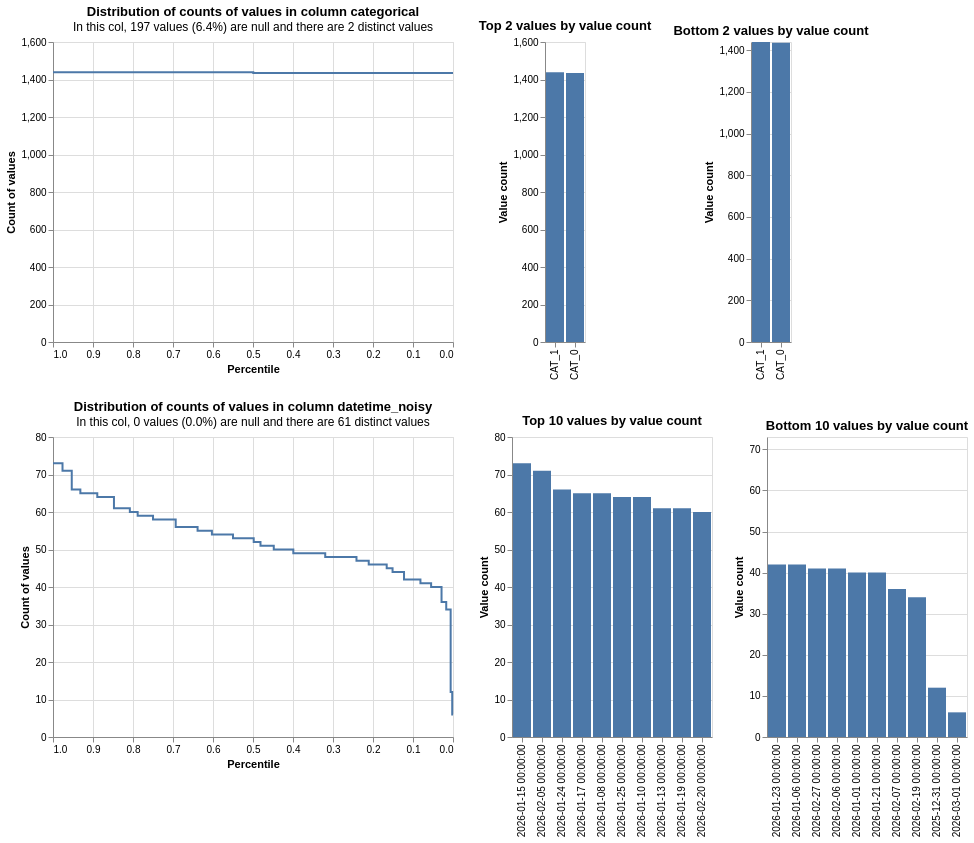

This figure's notebook cell:
### Markdown cell above
### We can take a look at the distributions of the data with profile_columns

### Code cell
from splink.exploratory import profile_columns

db_api = build_api_with_con(MEM_LIMIT, TEMP_DIR)

profile_columns(
    [df1, df2],
    db_api=db_api,
    column_expressions=[
        "categorical",
        "datetime_noisy",
    ],
)

### Figure 1 — Vega-Lite specification as saved in the notebook (floating-point values rounded to 4 significant figures)
{"config": {"view": {"continuousWidth": 400, "continuousHeight": 300}}, "vconcat": [{"hconcat": [{"mark": {"type": "line", "interpolate": "step-before"}, "data": {"values": [{"percentile_ex_nulls": 0.4993, "percentile_inc_nulls": 0.5314, "value_count": 1439, "group_name": "categorical", "total_non_null_rows": 2874, "total_rows_inc_nulls": 3071, "sum_tokens_in_value_count_group": 1439, "distinct_value_count": 2}, {"percentile_ex_nulls": 0.0, "percentile_inc_nulls": 0.06415, "value_count": 1435, "group_name": "categorical", "total_non_null_rows": 2874, "total_rows_inc_nulls": 3071, "sum_tokens_in_value_count_group": 1435, "distinct_value_count": 2}, {"percentile_ex_nulls": 1.0, "percentile_inc_nulls": 1.0, "value_count": 1439, "group_name": "categorical", "total_non_null_rows": 2874, "total_rows_inc_nulls": 3071, "sum_tokens_in_value_count_group": 1439, "distinct_value_count": 2}]}, "encoding": {"tooltip": [{"field": "value_count", "type": "quantitative"}, {"field": "percentile_ex_nulls", "type": "quantitative"}, {"field": "percentile_inc_nulls", "type": "quantitative"}, {"field": "total_non_null_rows", "type": "quantitative"}, {"field": "total_rows_inc_nulls", "type": "quantitative"}], "x": {"field": "percentile_ex_nulls", "sort": "descending", "title": "Percentile", "type": "quantitative"}, "y": {"field": "value_count", "title": "Count of values", "type": "quantitative"}}, "title": {"text": "Distribution of counts of values in column categorical", "subtitle": "In this col, 197 values (6.4%) are null and there are 2 distinct values"}}, {"mark": "bar", "data": {"values": [{"value_count": 1439, "group_name": "categorical", "value": "CAT_1", "total_non_null_rows": 2874, "total_rows_inc_nulls": 3071, "distinct_value_count": 2}, {"value_count": 1435, "group_name": "categorical", "value": "CAT_0", "total_non_null_rows": 2874, "total_rows_inc_nulls": 3071, "distinct_value_count": 2}]}, "encoding": {"tooltip": [{"field": "value", "type": "nominal"}, {"field": "value_count", "type": "quantitative"}, {"field": "total_non_null_rows", "type": "quantitative"}, {"field": "total_rows_inc_nulls", "type": "quantitative"}], "x": {"field": "value", "sort": "-y", "title": null, "type": "nominal"}, "y": {"field": "value_count", "title": "Value count", "type": "quantitative"}}, "title": "Top 2 values by value count"}, {"mark": "bar", "data": {"values": [{"value_count": 1435, "group_name": "categorical", "value": "CAT_0", "total_non_null_rows": 2874, "total_rows_inc_nulls": 3071, "distinct_value_count": 2}, {"value_count": 1439, "group_name": "categorical", "value": "CAT_1", "total_non_null_rows": 2874, "total_rows_inc_nulls": 3071, "distinct_value_count": 2}]}, "encoding": {"tooltip": [{"field": "value", "type": "nominal"}, {"field": "value_count", "type": "quantitative"}, {"field": "total_non_null_rows", "type": "quantitative"}, {"field": "total_rows_inc_nulls", "type": "quantitative"}], "x": {"field": "value", "sort": "-y", "title": null, "type": "nominal"}, "y": {"field": "value_count", "scale": {"domain": [0, 1439]}, "title": "Value count", "type": "quantitative"}}, "title": "Bottom 2 values by value count"}]}, {"hconcat": [{"mark": {"type": "line", "interpolate": "step-before"}, "data": {"values": [{"percentile_ex_nulls": 0.9762, "percentile_inc_nulls": 0.9762, "value_count": 73, "group_name": "datetime_noisy", "total_non_null_rows": 3071, "total_rows_inc_nulls": 3071, "sum_tokens_in_value_count_group": 73, "distinct_value_count": 61}, {"percentile_ex_nulls": 0.9531, "percentile_inc_nulls": 0.9531, "value_count": 71, "group_name": "datetime_noisy", "total_non_null_rows": 3071, "total_rows_inc_nulls": 3071, "sum_tokens_in_value_count_group": 71, "distinct_value_count": 61}, {"percentile_ex_nulls": 0.9316, "percentile_inc_nulls": 0.9316, "value_count": 66, "group_name": "datetime_noisy", "total_non_null_rows": 3071, "total_rows_inc_nulls": 3071, "sum_tokens_in_value_count_group": 66, "distinct_value_count": 61}, {"percentile_ex_nulls": 0.8893, "percentile_inc_nulls": 0.8893, "value_count": 65, "group_name": "datetime_noisy", "total_non_null_rows": 3071, "total_rows_inc_nulls": 3071, "sum_tokens_in_value_count_group": 130, "distinct_value_count": 61}, {"percentile_ex_nulls": 0.8476, "percentile_inc_nulls": 0.8476, "value_count": 64, "group_name": "datetime_noisy", "total_non_null_rows": 3071, "total_rows_inc_nulls": 3071, "sum_tokens_in_value_count_group": 128, "distinct_value_count": 61}, {"percentile_ex_nulls": 0.8079, "percentile_inc_nulls": 0.8079, "value_count": 61, "group_name": "datetime_noisy", "total_non_null_rows": 3071, "total_rows_inc_nulls": 3071, "sum_tokens_in_value_count_group": 122, "distinct_value_count": 61}, {"percentile_ex_nulls": 0.7883, "percentile_inc_nulls": 0.7883, "value_count": 60, "group_name": "datetime_noisy", "total_non_null_rows": 3071, "total_rows_inc_nulls": 3071, "sum_tokens_in_value_count_group": 60, "distinct_value_count": 61}, {"percentile_ex_nulls": 0.7499, "percentile_inc_nulls": 0.7499, "value_count": 59, "group_name": "datetime_noisy", "total_non_null_rows": 3071, "total_rows_inc_nulls": 3071, "sum_tokens_in_value_count_group": 118, "distinct_value_count": 61}, {"percentile_ex_nulls": 0.6933, "percentile_inc_nulls": 0.6933, "value_count": 58, "group_name": "datetime_noisy", "total_non_null_rows": 3071, "total_rows_inc_nulls": 3071, "sum_tokens_in_value_count_group": 174, "distinct_value_count": 61}, {"percentile_ex_nulls": 0.6386, "percentile_inc_nulls": 0.6386, "value_count": 56, "group_name": "datetime_noisy", "total_non_null_rows": 3071, "total_rows_inc_nulls": 3071, "sum_tokens_in_value_count_group": 168, "distinct_value_count": 61}, {"percentile_ex_nulls": 0.6027, "percentile_inc_nulls": 0.6027, "value_count": 55, "group_name": "datetime_noisy", "total_non_null_rows": 3071, "total_rows_inc_nulls": 3071, "sum_tokens_in_value_count_group": 110, "distinct_value_count": 61}, {"percentile_ex_nulls": 0.55, "percentile_inc_nulls": 0.55, "value_count": 54, "group_name": "datetime_noisy", "total_non_null_rows": 3071, "total_rows_inc_nulls": 3071, "sum_tokens_in_value_count_group": 162, "distinct_value_count": 61}, {"percentile_ex_nulls": 0.4982, "percentile_inc_nulls": 0.4982, "value_count": 53, "group_name": "datetime_noisy", "total_non_null_rows": 3071, "total_rows_inc_nulls": 3071, "sum_tokens_in_value_count_group": 159, "distinct_value_count": 61}, {"percentile_ex_nulls": 0.4813, "percentile_inc_nulls": 0.4813, "value_count": 52, "group_name": "datetime_noisy", "total_non_null_rows": 3071, "total_rows_inc_nulls": 3071, "sum_tokens_in_value_count_group": 52, "distinct_value_count": 61}, {"percentile_ex_nulls": 0.4481, "percentile_inc_nulls": 0.4481, "value_count": 51, "group_name": "datetime_noisy", "total_non_null_rows": 3071, "total_rows_inc_nulls": 3071, "sum_tokens_in_value_count_group": 102, "distinct_value_count": 61}, {"percentile_ex_nulls": 0.3992, "percentile_inc_nulls": 0.3992, "value_count": 50, "group_name": "datetime_noisy", "total_non_null_rows": 3071, "total_rows_inc_nulls": 3071, "sum_tokens_in_value_count_group": 150, "distinct_value_count": 61}, {"percentile_ex_nulls": 0.3194, "percentile_inc_nulls": 0.3194, "value_count": 49, "group_name": "datetime_noisy", "total_non_null_rows": 3071, "total_rows_inc_nulls": 3071, "sum_tokens_in_value_count_group": 245, "distinct_value_count": 61}, {"percentile_ex_nulls": 0.2413, "percentile_inc_nulls": 0.2413, "value_count": 48, "group_name": "datetime_noisy", "total_non_null_rows": 3071, "total_rows_inc_nulls": 3071, "sum_tokens_in_value_count_group": 240, "distinct_value_count": 61}, {"percentile_ex_nulls": 0.2107, "percentile_inc_nulls": 0.2107, "value_count": 47, "group_name": "datetime_noisy", "total_non_null_rows": 3071, "total_rows_inc_nulls": 3071, "sum_tokens_in_value_count_group": 94, "distinct_value_count": 61}, {"percentile_ex_nulls": 0.1657, "percentile_inc_nulls": 0.1657, "value_count": 46, "group_name": "datetime_noisy", "total_non_null_rows": 3071, "total_rows_inc_nulls": 3071, "sum_tokens_in_value_count_group": 138, "distinct_value_count": 61}, {"percentile_ex_nulls": 0.1511, "percentile_inc_nulls": 0.1511, "value_count": 45, "group_name": "datetime_noisy", "total_non_null_rows": 3071, "total_rows_inc_nulls": 3071, "sum_tokens_in_value_count_group": 45, "distinct_value_count": 61}, {"percentile_ex_nulls": 0.1224, "percentile_inc_nulls": 0.1224, "value_count": 44, "group_name": "datetime_noisy", "total_non_null_rows": 3071, "total_rows_inc_nulls": 3071, "sum_tokens_in_value_count_group": 88, "distinct_value_count": 61}, {"percentile_ex_nulls": 0.08141, "percentile_inc_nulls": 0.08141, "value_count": 42, "group_name": "datetime_noisy", "total_non_null_rows": 3071, "total_rows_inc_nulls": 3071, "sum_tokens_in_value_count_group": 126, "distinct_value_count": 61}, {"percentile_ex_nulls": 0.05471, "percentile_inc_nulls": 0.05471, "value_count": 41, "group_name": "datetime_noisy", "total_non_null_rows": 3071, "total_rows_inc_nulls": 3071, "sum_tokens_in_value_count_group": 82, "distinct_value_count": 61}, {"percentile_ex_nulls": 0.02866, "percentile_inc_nulls": 0.02866, "value_count": 40, "group_name": "datetime_noisy", "total_non_null_rows": 3071, "total_rows_inc_nulls": 3071, "sum_tokens_in_value_count_group": 80, "distinct_value_count": 61}, {"percentile_ex_nulls": 0.01693, "percentile_inc_nulls": 0.01693, "value_count": 36, "group_name": "datetime_noisy", "total_non_null_rows": 3071, "total_rows_inc_nulls": 3071, "sum_tokens_in_value_count_group": 36, "distinct_value_count": 61}, {"percentile_ex_nulls": 0.005861, "percentile_inc_nulls": 0.005861, "value_count": 34, "group_name": "datetime_noisy", "total_non_null_rows": 3071, "total_rows_inc_nulls": 3071, "sum_tokens_in_value_count_group": 34, "distinct_value_count": 61}, {"percentile_ex_nulls": 0.001954, "percentile_inc_nulls": 0.001954, "value_count": 12, "group_name": "datetime_noisy", "total_non_null_rows": 3071, "total_rows_inc_nulls": 3071, "sum_tokens_in_value_count_group": 12, "distinct_value_count": 61}, {"percentile_ex_nulls": 0.0, "percentile_inc_nulls": 0.0, "value_count": 6, "group_name": "datetime_noisy", "total_non_null_rows": 3071, "total_rows_inc_nulls": 3071, "sum_tokens_in_value_count_group": 6, "distinct_value_count": 61}, {"percentile_ex_nulls": 1.0, "percentile_inc_nulls": 1.0, "value_count": 73, "group_name": "datetime_noisy", "total_non_null_rows": 3071, "total_rows_inc_nulls": 3071, "sum_tokens_in_value_count_group": 73, "distinct_value_count": 61}]}, "encoding": {"tooltip": [{"field": "value_count", "type": "quantitative"}, {"field": "percentile_ex_nulls", "type": "quantitative"}, {"field": "percentile_inc_nulls", "type": "quantitative"}, {"field": "total_non_null_rows", "type": "quantitative"}, {"field": "total_rows_inc_nulls", "type": "quantitative"}], "x": {"field": "percentile_ex_nulls", "sort": "descending", "title": "Percentile", "type": "quantitative"}, "y": {"field": "value_count", "title": "Count of values", "type": "quantitative"}}, "title": {"text": "Distribution of counts of values in column datetime_noisy", "subtitle": "In this col, 0 values (0.0%) are null and there are 61 distinct values"}}, {"mark": "bar", "data": {"values": [{"value_count": 73, "group_name": "datetime_noisy", "value": "2026-01-15 00:00:00", "total_non_null_rows": 3071, "total_rows_inc_nulls": 3071, "distinct_value_count": 61}, {"value_count": 71, "group_name": "datetime_noisy", "value": "2026-02-05 00:00:00", "total_non_null_rows": 3071, "total_rows_inc_nulls": 3071, "distinct_value_count": 61}, {"value_count": 66, "group_name": "datetime_noisy", "value": "2026-01-24 00:00:00", "total_non_null_rows": 3071, "total_rows_inc_nulls": 3071, "distinct_value_count": 61}, {"value_count": 65, "group_name": "datetime_noisy", "value": "2026-01-17 00:00:00", "total_non_null_rows": 3071, "total_rows_inc_nulls": 3071, "distinct_value_count": 61}, {"value_count": 65, "group_name": "datetime_noisy", "value": "2026-01-08 00:00:00", "total_non_null_rows": 3071, "total_rows_inc_nulls": 3071, "distinct_value_count": 61}, {"value_count": 64, "group_name": "datetime_noisy", "value": "2026-01-25 00:00:00", "total_non_null_rows": 3071, "total_rows_inc_nulls": 3071, "distinct_value_count": 61}, {"value_count": 64, "group_name": "datetime_noisy", "value": "2026-01-10 00:00:00", "total_non_null_rows": 3071, "total_rows_inc_nulls": 3071, "distinct_value_count": 61}, {"value_count": 61, "group_name": "datetime_noisy", "value": "2026-01-13 00:00:00", "total_non_null_rows": 3071, "total_rows_inc_nulls": 3071, "distinct_value_count": 61}, {"value_count": 61, "group_name": "datetime_noisy", "value": "2026-01-19 00:00:00", "total_non_null_rows": 3071, "total_rows_inc_nulls": 3071, "distinct_value_count": 61}, {"value_count": 60, "group_name": "datetime_noisy", "value": "2026-02-20 00:00:00", "total_non_null_rows": 3071, "total_rows_inc_nulls": 3071, "distinct_value_count": 61}]}, "encoding": {"tooltip": [{"field": "value", "type": "nominal"}, {"field": "value_count", "type": "quantitative"}, {"field": "total_non_null_rows", "type": "quantitative"}, {"field": "total_rows_inc_nulls", "type": "quantitative"}], "x": {"field": "value", "sort": "-y", "title": null, "type": "nominal"}, "y": {"field": "value_count", "title": "Value count", "type": "quantitative"}}, "title": "Top 10 values by value count"}, {"mark": "bar", "data": {"values": [{"value_count": 6, "group_name": "datetime_noisy", "value": "2026-03-01 00:00:00", "total_non_null_rows": 3071, "total_rows_inc_nulls": 3071, "distinct_value_count": 61}, {"value_count": 12, "group_name": "datetime_noisy", "value": "2025-12-31 00:00:00", "total_non_null_rows": 3071, "total_rows_inc_nulls": 3071, "distinct_value_count": 61}, {"value_count": 34, "group_name": "datetime_noisy", "value": "2026-02-19 00:00:00", "total_non_null_rows": 3071, "total_rows_inc_nulls": 3071, "distinct_value_count": 61}, {"value_count": 36, "group_name": "datetime_noisy", "value": "2026-02-07 00:00:00", "total_non_null_rows": 3071, "total_rows_inc_nulls": 3071, "distinct_value_count": 61}, {"value_count": 40, "group_name": "datetime_noisy", "value": "2026-01-01 00:00:00", "total_non_null_rows": 3071, "total_rows_inc_nulls": 3071, "distinct_value_count": 61}, {"value_count": 40, "group_name": "datetime_noisy", "value": "2026-01-21 00:00:00", "total_non_null_rows": 3071, "total_rows_inc_nulls": 3071, "distinct_value_count": 61}, {"value_count": 41, "group_name": "datetime_noisy", "value": "2026-02-27 00:00:00", "total_non_null_rows": 3071, "total_rows_inc_nulls": 3071, "distinct_value_count": 61}, {"value_count": 41, "group_name": "datetime_noisy", "value": "2026-02-06 00:00:00", "total_non_null_rows": 3071, "total_rows_inc_nulls": 3071, "distinct_value_count": 61}, {"value_count": 42, "group_name": "datetime_noisy", "value": "2026-01-23 00:00:00", "total_non_null_rows": 3071, "total_rows_inc_nulls": 3071, "distinct_value_count": 61}, {"value_count": 42, "group_name": "datetime_noisy", "value": "2026-01-06 00:00:00", "total_non_null_rows": 3071, "total_rows_inc_nulls": 3071, "distinct_value_count": 61}]}, "encoding": {"tooltip": [{"field": "value", "type": "nominal"}, {"field": "value_count", "type": "quantitative"}, {"field": "total_non_null_rows", "type": "quantitative"}, {"field": "total_rows_inc_nulls", "type": "quantitative"}], "x": {"field": "value", "sort": "-y", "title": null, "type": "nominal"}, "y": {"field": "value_count", "scale": {"domain": [0, 73]}, "title": "Value count", "type": "quantitative"}}, "title": "Bottom 10 values by value count"}]}], "$schema": "https://vega.github.io/schema/vega-lite/v5.9.3.json"}
